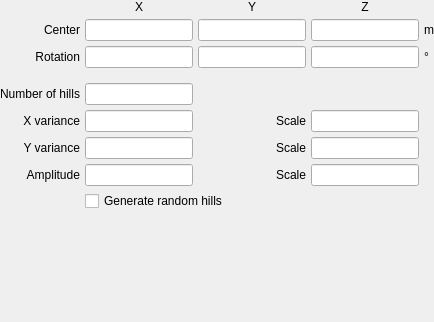
             <widget class="QWidget" name="random_hills">
              <property name="font">
               <font>
                <weight>50</weight>
                <bold>false</bold>
               </font>
              </property>
              <layout class="QGridLayout" name="gridLayout_43">
               <property name="leftMargin">
                <number>0</number>
               </property>
               <property name="topMargin">
                <number>0</number>
               </property>
               <property name="rightMargin">
                <number>0</number>
               </property>
               <property name="bottomMargin">
                <number>0</number>
               </property>
               <property name="spacing">
                <number>5</number>
               </property>
               <item row="5" column="3">
                <widget class="LineEdit" name="lineedit_random_hills_scalex">
                 <property name="font">
                  <font>
                   <weight>50</weight>
                   <bold>false</bold>
                  </font>
                 </property>
                </widget>
               </item>
               <item row="8" column="1" colspan="3">
                <widget class="QCheckBox" name="checkbox_random_hills_allowrandom">
                 <property name="font">
                  <font>
                   <weight>50</weight>
                   <bold>false</bold>
                  </font>
                 </property>
                 <property name="text">
                  <string>Generate random hills</string>
                 </property>
                </widget>
               </item>
               <item row="9" column="1">
                <spacer name="verticalSpacer_36">
                 <property name="orientation">
                  <enum>Qt::Vertical</enum>
                 </property>
                 <property name="sizeHint" stdset="0">
                  <size>
                   <width>20</width>
                   <height>111</height>
                  </size>
                 </property>
                </spacer>
               </item>
               <item row="2" column="0">
                <widget class="QLabel" name="label_97">
                 <property name="font">
                  <font>
                   <weight>50</weight>
                   <bold>false</bold>
                  </font>
                 </property>
                 <property name="text">
                  <string>Rotation</string>
                 </property>
                 <property name="alignment">
                  <set>Qt::AlignRight|Qt::AlignTrailing|Qt::AlignVCenter</set>
                 </property>
                </widget>
               </item>
               <item row="1" column="2">
                <widget class="LineEdit" name="lineedit_random_hills_translationy">
                 <property name="font">
                  <font>
                   <weight>50</weight>
                   <bold>false</bold>
                  </font>
                 </property>
                </widget>
               </item>
               <item row="5" column="2">
                <widget class="QLabel" name="label_103">
                 <property name="font">
                  <font>
                   <weight>50</weight>
                   <bold>false</bold>
                  </font>
                 </property>
                 <property name="text">
                  <string>Scale</string>
                 </property>
                 <property name="alignment">
                  <set>Qt::AlignRight|Qt::AlignTrailing|Qt::AlignVCenter</set>
                 </property>
                </widget>
               </item>
               <item row="1" column="1">
                <widget class="LineEdit" name="lineedit_random_hills_translationx">
                 <property name="font">
                  <font>
                   <weight>50</weight>
                   <bold>false</bold>
                  </font>
                 </property>
                </widget>
               </item>
               <item row="1" column="3">
                <widget class="LineEdit" name="lineedit_random_hills_translationz">
                 <property name="font">
                  <font>
                   <weight>50</weight>
                   <bold>false</bold>
                  </font>
                 </property>
                </widget>
               </item>
               <item row="1" column="0">
                <widget class="QLabel" name="label_98">
                 <property name="font">
                  <font>
                   <weight>50</weight>
                   <bold>false</bold>
                  </font>
                 </property>
                 <property name="text">
                  <string>Center</string>
                 </property>
                 <property name="alignment">
                  <set>Qt::AlignRight|Qt::AlignTrailing|Qt::AlignVCenter</set>
                 </property>
                </widget>
               </item>
               <item row="2" column="1">
                <widget class="LineEdit" name="lineedit_random_hills_rotationx">
                 <property name="font">
                  <font>
                   <weight>50</weight>
                   <bold>false</bold>
                  </font>
                 </property>
                </widget>
               </item>
               <item row="2" column="2">
                <widget class="LineEdit" name="lineedit_random_hills_rotationy">
                 <property name="font">
                  <font>
                   <weight>50</weight>
                   <bold>false</bold>
                  </font>
                 </property>
                </widget>
               </item>
               <item row="6" column="0">
                <widget class="QLabel" name="label_101">
                 <property name="font">
                  <font>
                   <weight>50</weight>
                   <bold>false</bold>
                  </font>
                 </property>
                 <property name="text">
                  <string>Y variance</string>
                 </property>
                 <property name="alignment">
                  <set>Qt::AlignRight|Qt::AlignTrailing|Qt::AlignVCenter</set>
                 </property>
                </widget>
               </item>
               <item row="2" column="3">
                <widget class="LineEdit" name="lineedit_random_hills_rotationz">
                 <property name="font">
                  <font>
                   <weight>50</weight>
                   <bold>false</bold>
                  </font>
                 </property>
                </widget>
               </item>
               <item row="7" column="2">
                <widget class="QLabel" name="label_105">
                 <property name="font">
                  <font>
                   <weight>50</weight>
                   <bold>false</bold>
                  </font>
                 </property>
                 <property name="text">
                  <string>Scale</string>
                 </property>
                 <property name="alignment">
                  <set>Qt::AlignRight|Qt::AlignTrailing|Qt::AlignVCenter</set>
                 </property>
                </widget>
               </item>
               <item row="7" column="1">
                <widget class="LineEdit" name="lineedit_random_hills_amplitude">
                 <property name="font">
                  <font>
                   <weight>50</weight>
                   <bold>false</bold>
                  </font>
                 </property>
                </widget>
               </item>
               <item row="7" column="0">
                <widget class="QLabel" name="label_102">
                 <property name="font">
                  <font>
                   <weight>50</weight>
                   <bold>false</bold>
                  </font>
                 </property>
                 <property name="text">
                  <string>Amplitude</string>
                 </property>
                 <property name="alignment">
                  <set>Qt::AlignRight|Qt::AlignTrailing|Qt::AlignVCenter</set>
                 </property>
                </widget>
               </item>
               <item row="5" column="0">
                <widget class="QLabel" name="label_100">
                 <property name="font">
                  <font>
                   <weight>50</weight>
                   <bold>false</bold>
                  </font>
                 </property>
                 <property name="text">
                  <string>X variance</string>
                 </property>
                 <property name="alignment">
                  <set>Qt::AlignRight|Qt::AlignTrailing|Qt::AlignVCenter</set>
                 </property>
                </widget>
               </item>
               <item row="6" column="2">
                <widget class="QLabel" name="label_104">
                 <property name="font">
                  <font>
                   <weight>50</weight>
                   <bold>false</bold>
                  </font>
                 </property>
                 <property name="text">
                  <string>Scale</string>
                 </property>
                 <property name="alignment">
                  <set>Qt::AlignRight|Qt::AlignTrailing|Qt::AlignVCenter</set>
                 </property>
                </widget>
               </item>
               <item row="6" column="1">
                <widget class="LineEdit" name="lineedit_random_hills_variancey">
                 <property name="font">
                  <font>
                   <weight>50</weight>
                   <bold>false</bold>
                  </font>
                 </property>
                </widget>
               </item>
               <item row="6" column="3">
                <widget class="LineEdit" name="lineedit_random_hills_scaley">
                 <property name="font">
                  <font>
                   <weight>50</weight>
                   <bold>false</bold>
                  </font>
                 </property>
                </widget>
               </item>
               <item row="5" column="1">
                <widget class="LineEdit" name="lineedit_random_hills_variancex">
                 <property name="font">
                  <font>
                   <weight>50</weight>
                   <bold>false</bold>
                  </font>
                 </property>
                </widget>
               </item>
               <item row="4" column="0">
                <widget class="QLabel" name="label_99">
                 <property name="font">
                  <font>
                   <weight>50</weight>
                   <bold>false</bold>
                  </font>
                 </property>
                 <property name="text">
                  <string>Number of hills</string>
                 </property>
                 <property name="alignment">
                  <set>Qt::AlignRight|Qt::AlignTrailing|Qt::AlignVCenter</set>
                 </property>
                </widget>
               </item>
               <item row="7" column="3">
                <widget class="LineEdit" name="lineedit_random_hills_scaleamplitude">
                 <property name="font">
                  <font>
                   <weight>50</weight>
                   <bold>false</bold>
                  </font>
                 </property>
                </widget>
               </item>
               <item row="4" column="1">
                <widget class="LineEdit" name="lineedit_random_hills_nhills">
                 <property name="font">
                  <font>
                   <weight>50</weight>
                   <bold>false</bold>
                  </font>
                 </property>
                </widget>
               </item>
               <item row="3" column="1">
                <spacer name="verticalSpacer_53">
                 <property name="orientation">
                  <enum>Qt::Vertical</enum>
                 </property>
                 <property name="sizeType">
                  <enum>QSizePolicy::Maximum</enum>
                 </property>
                 <property name="sizeHint" stdset="0">
                  <size>
                   <width>20</width>
                   <height>10</height>
                  </size>
                 </property>
                </spacer>
               </item>
               <item row="0" column="1">
                <widget class="QLabel" name="label_282">
                 <property name="font">
                  <font>
                   <weight>50</weight>
                   <bold>false</bold>
                  </font>
                 </property>
                 <property name="text">
                  <string>X</string>
                 </property>
                 <property name="alignment">
                  <set>Qt::AlignCenter</set>
                 </property>
                </widget>
               </item>
               <item row="0" column="2">
                <widget class="QLabel" name="label_283">
                 <property name="font">
                  <font>
                   <weight>50</weight>
                   <bold>false</bold>
                  </font>
                 </property>
                 <property name="text">
                  <string>Y</string>
                 </property>
                 <property name="alignment">
                  <set>Qt::AlignCenter</set>
                 </property>
                </widget>
               </item>
               <item row="0" column="3">
                <widget class="QLabel" name="label_284">
                 <property name="font">
                  <font>
                   <weight>50</weight>
                   <bold>false</bold>
                  </font>
                 </property>
                 <property name="text">
                  <string>Z</string>
                 </property>
                 <property name="alignment">
                  <set>Qt::AlignCenter</set>
                 </property>
                </widget>
               </item>
               <item row="1" column="4">
                <widget class="QLabel" name="label_285">
                 <property name="font">
                  <font>
                   <weight>50</weight>
                   <bold>false</bold>
                  </font>
                 </property>
                 <property name="text">
                  <string>m</string>
                 </property>
                </widget>
               </item>
               <item row="2" column="4">
                <widget class="QLabel" name="label_286">
                 <property name="font">
                  <font>
                   <weight>50</weight>
                   <bold>false</bold>
                  </font>
                 </property>
                 <property name="text">
                  <string>°</string>
                 </property>
                </widget>
               </item>
              </layout>
             </widget>
